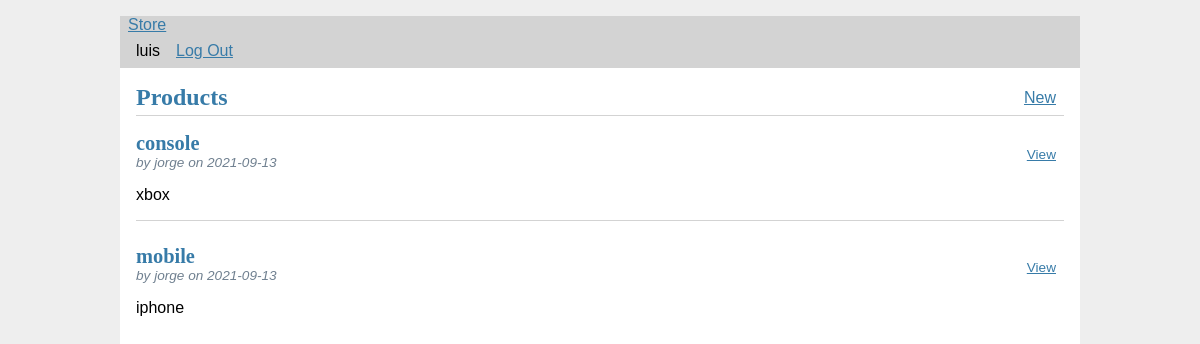
The app's page /product/ (signed in) with its own data.
### tables this page shows
CREATE TABLE user (
    id INTEGER PRIMARY KEY AUTOINCREMENT,
    username TEXT UNIQUE NOT NULL,
    password TEXT NOT NULL
    );

CREATE TABLE product (
    id INTEGER PRIMARY KEY AUTOINCREMENT,
    user_id INTEGER NOT NULL,
    created TIMESTAMP NOT NULL DEFAULT CURRENT_TIMESTAMP,
    name TEXT NOT NULL,
    description TEXT NOT NULL,
    price NUMERIC NOT NULL,
    quantity INTEGER NOT NULL DEFAULT 1,
    FOREIGN KEY (user_id) REFERENCES user (id)
    );

### flaskr/routes/product.py (the view)
@bp.route('/')
def index():
    db = get_db()
    products_list = db.execute(
        'SELECT p.id, name, description, created, user_id, username'
        ' FROM product p JOIN user u ON u.id = p.user_id'
        ' ORDER BY created DESC'
    ).fetchall()
    return render_template('product/index.html', products_list=products_list)

### flaskr/db.py (called while the page is built)
def get_db():
    if 'db' not in g:
        g.db = sqlite3.connect(
            current_app.config['DATABASE'],
            detect_types=sqlite3.PARSE_DECLTYPES
        )
        g.db.row_factory = sqlite3.Row
    return g.db

### flaskr/routes/auth.py (called while the page is built)
@bp.before_app_request
def load_logged_in_user():
    user_id = session.get('user_id')
    if user_id == None:
        g.user = None
    else:
        g.user = get_db().execute(
            'SELECT * FROM user WHERE id = ?', (user_id,)
        ).fetchone()

### flaskr/templates/product/index.html
{% extends 'base.html' %}
{% block header %}
  <h1>{% block title %}Products{% endblock %}</h1>
  {% if g.user %}
    <a class="action" href="{{ url_for('product.create') }}">New</a>
  {% endif %}
{% endblock %}
{% block content %}
  {% for product in products_list %}
    <article class="post">
      <header>
        <div>
          <h1>{{ product['name'] }}</h1>
          <div class="about">by {{ product['username'] }} on {{ product['created'].strftime('%Y-%m-%d') }}</div>
        </div>
          <a class="action" href="{{ url_for('product.single_product', id=product['id']) }}">View</a>
      </header>
      <p class="body">{{ product['description'] }}</p>
    </article>
    {% if not loop.last %}
      <hr>
    {% endif %}
  {% endfor %}
{% endblock %}

### flaskr/templates/base.html (shortened to what this page needs)
<!doctype html>
<link rel="stylesheet" href="{{ url_for('static', filename='style.css') }}">
<nav>
  <l1><a href="{{ url_for('product.index') }}">Store</a>
  <ul>
    {% if g.user %}
      <li><span>{{ g.user['username'] }}</span>
      <li><a href="{{ url_for('auth.logout') }}">Log Out</a>
    {% else %}
      <li><a href="{{ url_for('auth.register') }}">Register</a>
      <li><a href="{{ url_for('auth.login') }}">Log In</a>
    {% endif %}
  </ul>
</nav>
<section class="content">
  <header>
    {% block header %}{% endblock %}
  </header>
  {% block content %}{% endblock %}
</section>

### flaskr/static/style.css (style rules this page uses)
h1, h2, h3, h4, h5, h6 { font-family: serif; color: #377ba8; margin: 1rem 0; }
a { color: #377ba8; }
hr { border: none; border-top: 1px solid lightgray; }
nav { background: lightgray; display: flex; align-items: center; padding: 0 0.5rem; }
nav ul { display: flex; list-style: none; margin: 0; padding: 0; }
nav ul li a, nav ul li span, header .action { display: block; padding: 0.5rem; }
.content { padding: 0 1rem 1rem; }
.content > header { border-bottom: 1px solid lightgray; display: flex; align-items: flex-end; }
.content > header h1 { flex: auto; margin: 1rem 0 0.25rem 0; }
.post > header { display: flex; align-items: flex-end; font-size: 0.85em; }
.post > header > div:first-of-type { flex: auto; }
.post > header h1 { font-size: 1.5em; margin-bottom: 0; }
.post .about { color: slategray; font-style: italic; }
.post .body { white-space: pre-line; }
.content:last-child { margin-bottom: 0; }

### records on screen
user: user.username "luis"
product: name "console", username "jorge", created "2021-09-13", description "xbox"
product: name "mobile", username "jorge", created "2021-09-13", description "iphone"
